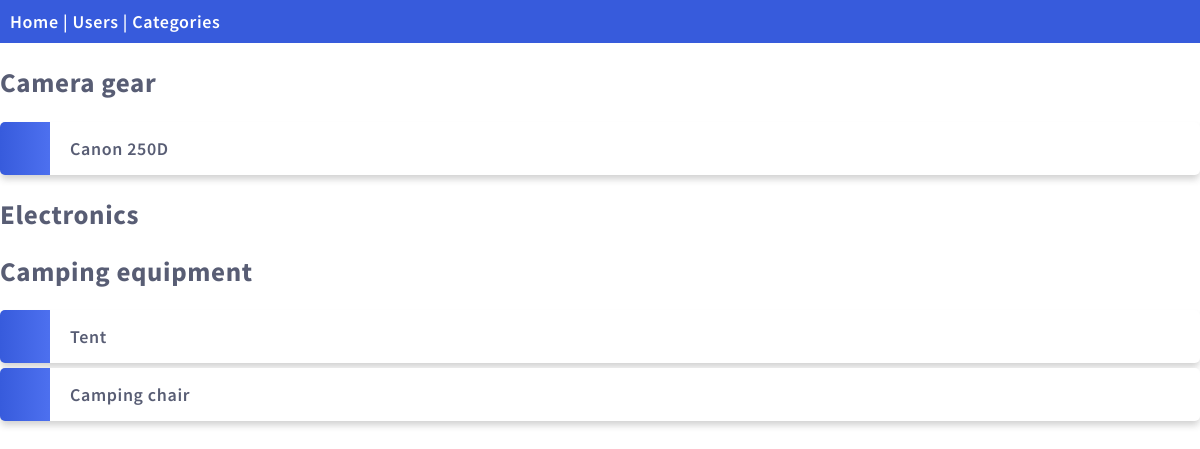
The page /categories/ on the database as committed earlier.
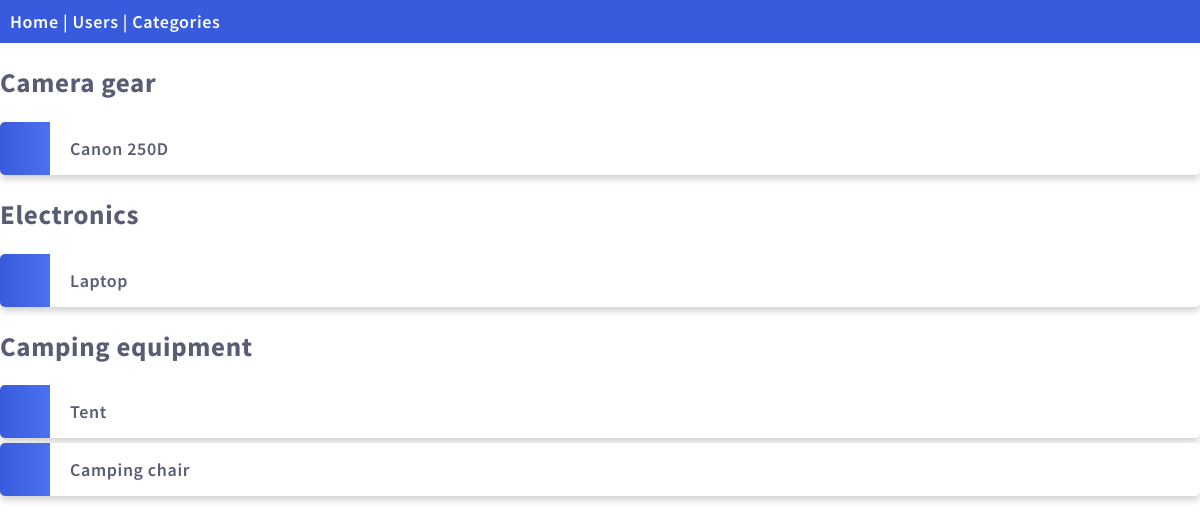
The same page on the database as committed later.
### users/models.py (models this page shows, shortened)
class Category(models.Model):
    name= models.CharField(max_length=255)

class Product(models.Model):
    name= models.CharField(max_length=255)
    description = models.TextField(null=True, blank=True)
    date_added = models.DateField(null=True)
    users = models.ForeignKey(User, on_delete=models.CASCADE, null=True)
    category = models.ForeignKey(Category, on_delete=models.CASCADE, null=True)

### users/views.py (the view)
# urls.py: path('categories/', views.categories, name="categories"),
def categories(request):
    categories = Category.objects.all()
    template = loader.get_template("category.html")
    context = {
        "categories": categories
    }
    return HttpResponse(template.render(context, request))

### users/templates/category.html (shortened to what this page needs)
<!DOCTYPE html>
<html lang="en">
<head>
</head>
<body>
    {% extends "master.html" %}
    {% block content %}
        <div >
            {% for category in categories %}
            <h2>{{ category.name }}</h2>
            <ul>
                {% for product in category.product_set.all %}
                <li onclick="window.location = 'productdetails/{{ product.id }}'">{{ product.name }}</li>
                {% endfor %}
            </ul>
            {% endfor %}
        </div>
    {% endblock %}

Rows that differ between the two databases and show on the page:
added Product: name "Laptop", shown under Category "Electronics"
